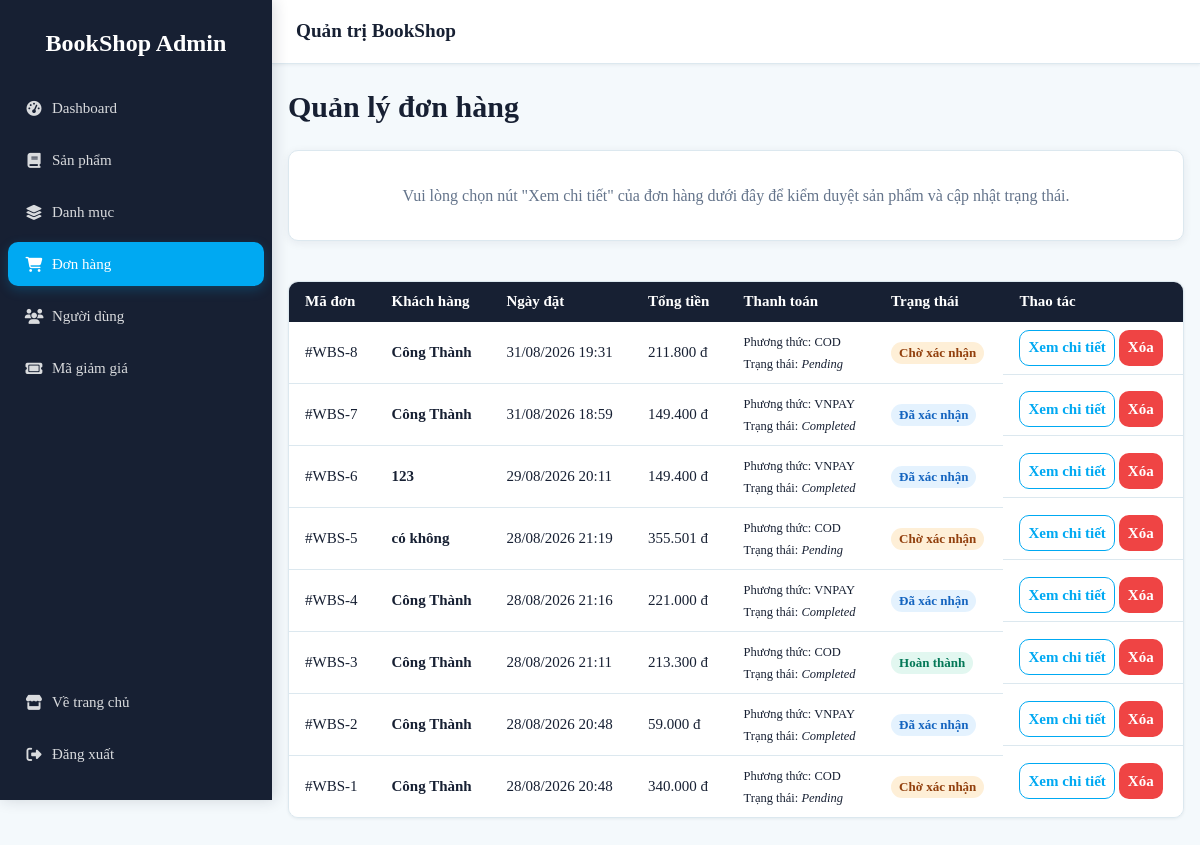
/admin/orders.php (signed in), run on an earlier commit of the app's database.
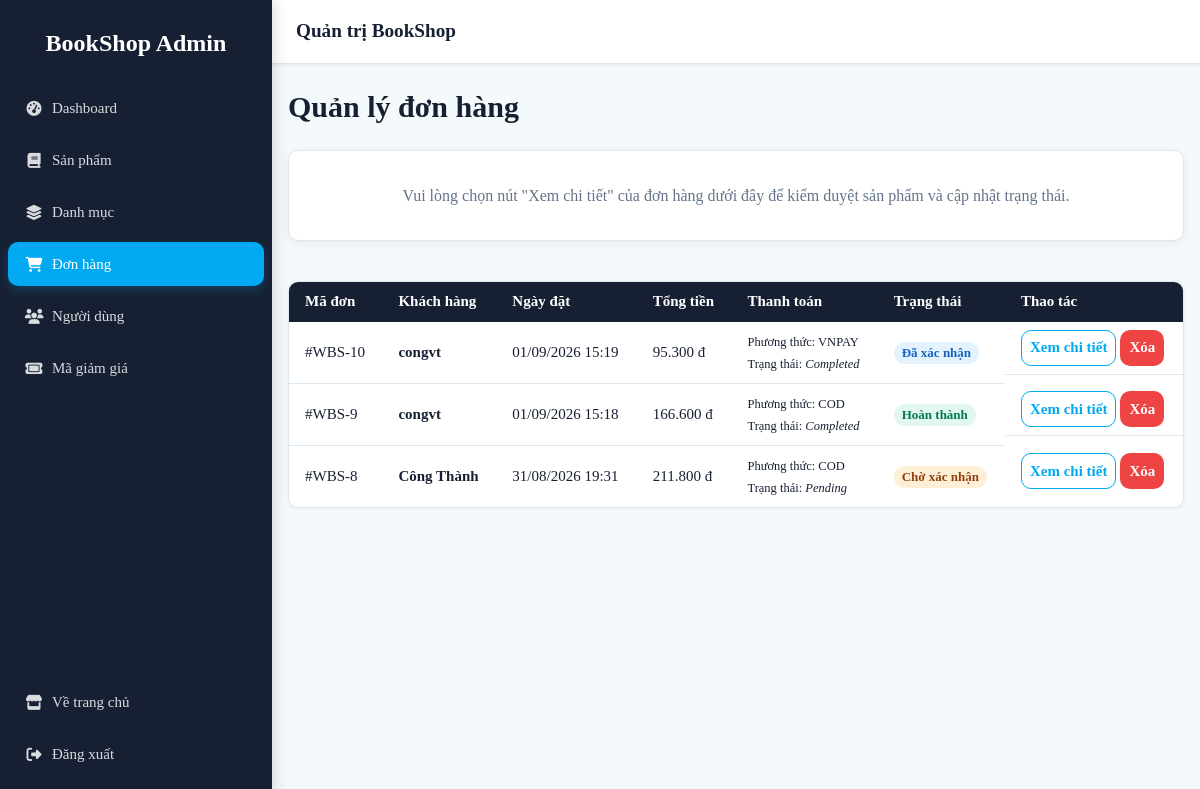
And on a later commit of the database.
### tables this page shows
CREATE TABLE `order` (
  `OrderID` int NOT NULL AUTO_INCREMENT,
  `CustomerID` int DEFAULT NULL,
  `EmployeeID` int DEFAULT NULL,
  `VoucherID` int DEFAULT NULL,
  `OrderDate` datetime DEFAULT CURRENT_TIMESTAMP,
  `ShippingAddress` text NOT NULL,
  `OrderStatus` enum('Pending','Processing','Shipped','Delivered','Cancelled') DEFAULT 'Pending',
  `TotalAmount` decimal(15,2) NOT NULL,
  `Note` text,
  PRIMARY KEY (`OrderID`),
  KEY `fk_order_user` (`CustomerID`),
  KEY `fk_order_voucher` (`VoucherID`),
  KEY `fk_order_employee` (`EmployeeID`),
  CONSTRAINT `fk_order_employee` FOREIGN KEY (`EmployeeID`) REFERENCES `user` (`CustomerID`) ON DELETE SET NULL,
  CONSTRAINT `fk_order_user` FOREIGN KEY (`CustomerID`) REFERENCES `user` (`CustomerID`) ON DELETE CASCADE,
  CONSTRAINT `fk_order_voucher` FOREIGN KEY (`VoucherID`) REFERENCES `voucher` (`VoucherID`) ON DELETE SET NULL
);

CREATE TABLE `user` (
  `CustomerID` int NOT NULL AUTO_INCREMENT,
  `RoleID` int DEFAULT NULL,
  `LastName` varchar(50) NOT NULL,
  `FirstName` varchar(50) NOT NULL,
  `Email` varchar(100) NOT NULL,
  `Password` varchar(255) NOT NULL,
  `Phone` varchar(20) DEFAULT NULL,
  `Address` text,
  `CreatedDate` datetime DEFAULT CURRENT_TIMESTAMP,
  `username` varchar(100) DEFAULT NULL,
  `ResetToken` varchar(10) DEFAULT NULL,
  `ResetTokenExpires` datetime DEFAULT NULL,
  PRIMARY KEY (`CustomerID`),
  UNIQUE KEY `Email` (`Email`),
  KEY `fk_user_role` (`RoleID`),
  CONSTRAINT `fk_user_role` FOREIGN KEY (`RoleID`) REFERENCES `role` (`RoleID`) ON DELETE SET NULL
);

CREATE TABLE `payment` (
  `PaymentID` int NOT NULL AUTO_INCREMENT,
  `OrderID` int DEFAULT NULL,
  `PaymentMethod` varchar(50) NOT NULL,
  `PaymentStatus` enum('Pending','Completed','Failed','Refunded') DEFAULT 'Pending',
  `PaymentDate` datetime DEFAULT NULL,
  PRIMARY KEY (`PaymentID`),
  KEY `fk_payment_order` (`OrderID`),
  CONSTRAINT `fk_payment_order` FOREIGN KEY (`OrderID`) REFERENCES `order` (`OrderID`) ON DELETE CASCADE
);

### admin/orders.php (the view, shortened to what the changed rows need)
<?php
require_once 'data.php';
require_once 'partials.php';
$statusMapping = [
  'Pending' => 'Chờ xác nhận',
  'Processing' => 'Đã xác nhận',
  'Shipped' => 'Đang giao',
  'Delivered' => 'Hoàn thành',
  'Cancelled' => 'Đã hủy'
];
$orders = [];
$res = $conn->query("
  SELECT o.OrderID, o.CustomerID, o.OrderDate, o.ShippingAddress, o.OrderStatus, o.TotalAmount,
         u.LastName, u.FirstName, p.PaymentMethod, p.PaymentStatus, d.DeliveryStatus
  FROM `order` o
  LEFT JOIN user u ON o.CustomerID = u.CustomerID
  LEFT JOIN payment p ON o.OrderID = p.OrderID
  LEFT JOIN delivery d ON o.OrderID = d.OrderID
  ORDER BY o.OrderID DESC
");
if ($res) {
  while ($row = $res->fetch_assoc()) {
    $orders[] = $row;
  }
}
?>
<!DOCTYPE html>
<html lang="vi">
<head>
  <title>Quản lý đơn hàng</title><?= adminCssLinks() ?>
</head>
<body>
  <div class="app-layout">
    <main class="page-content">
      <header class="page-header">
        <div>
          <h1>Quản lý đơn hàng</h1>
        </div>
      </header>
      <div class="table-wrapper">
        <table class="table">
          <thead>
            <tr>
              <th>Mã đơn</th>
              <th>Khách hàng</th>
              <th>Ngày đặt</th>
              <th>Tổng tiền</th>
              <th>Thanh toán</th>
              <th>Trạng thái</th>
              <th>Thao tác</th>
            </tr>
          </thead>
          <tbody>
            <?php foreach ($orders as $order):
              $customerName = $order['CustomerID']
                ? trim($order['LastName'] . ' ' . $order['FirstName'])
                : getCustomerNameFromAddress($order['ShippingAddress']);
              $vnStatus = $statusMapping[$order['OrderStatus']] ?? $order['OrderStatus'];
            ?>
              <tr>
                <td>#WBS-<?= h($order['OrderID']) ?></td>
                <td><strong><?= h($customerName) ?></strong></td>
                <td><?= date('d/m/Y H:i', strtotime($order['OrderDate'])) ?></td>
                <td><?= number_format($order['TotalAmount'], 0, ',', '.') ?> đ</td>
                <td>
                  <small>
                    Phương thức: <?= h($order['PaymentMethod'] ?? 'N/A') ?><br>
                    Trạng thái: <em><?= h($order['PaymentStatus'] ?? 'Pending') ?></em>
                  </small>
                </td>
                <td><span class="badge <?= badgeClass($vnStatus) ?>"><?= h($vnStatus) ?></span></td>
                <td class="table__actions">
                  <a class="btn btn--sm btn--outline" href="orders.php?edit=<?= h($order['OrderID']) ?>">Xem chi tiết</a>
                  <form method="post" onsubmit="return confirm('Bạn có chắc chắn muốn xóa đơn hàng này?')" style="display:inline">
                    <button class="btn btn--sm btn--danger" type="submit">Xóa</button>
                  </form>
                </td>
              </tr>
            <?php endforeach; ?>
          </tbody>
        </table>
      </div>
    </main>
  </div>
  </div>
</body>
</html>

What changed in the data, as far as the page shows it:
removed order: OrderID "7", CustomerID.FirstName "Công Thành", OrderDate "31/08/2026 18:59", TotalAmount "149.400", payment.PaymentMethod "VNPAY", payment.PaymentStatus "Completed", OrderStatus "Đã xác nhận"
removed order: OrderID "6", CustomerID.FirstName "123", OrderDate "29/08/2026 20:11", TotalAmount "149.400", payment.PaymentMethod "VNPAY", payment.PaymentStatus "Completed", OrderStatus "Đã xác nhận"
removed order: OrderID "5", CustomerID.FirstName "có không", OrderDate "28/08/2026 21:19", TotalAmount "355.501", payment.PaymentMethod "COD", payment.PaymentStatus "Pending", OrderStatus "Chờ xác nhận"
removed order: OrderID "4", CustomerID.FirstName "Công Thành", OrderDate "28/08/2026 21:16", TotalAmount "221.000", payment.PaymentMethod "VNPAY", payment.PaymentStatus "Completed", OrderStatus "Đã xác nhận"
removed order: OrderID "3", CustomerID.FirstName "Công Thành", OrderDate "28/08/2026 21:11", TotalAmount "213.300", payment.PaymentMethod "COD", payment.PaymentStatus "Completed", OrderStatus "Hoàn thành"
removed order: OrderID "2", CustomerID.FirstName "Công Thành", OrderDate "28/08/2026 20:48", TotalAmount "59.000", payment.PaymentMethod "VNPAY", payment.PaymentStatus "Completed", OrderStatus "Đã xác nhận"
removed order: OrderID "1", CustomerID.FirstName "Công Thành", OrderDate "28/08/2026 20:48", TotalAmount "340.000", payment.PaymentMethod "COD", payment.PaymentStatus "Pending", OrderStatus "Chờ xác nhận"
added order: OrderID "10", CustomerID.FirstName "congvt", OrderDate "01/09/2026 15:19", TotalAmount "95.300", payment.PaymentMethod "VNPAY", payment.PaymentStatus "Completed", OrderStatus "Đã xác nhận"
added order: OrderID "9", CustomerID.FirstName "congvt", OrderDate "01/09/2026 15:18", TotalAmount "166.600", payment.PaymentMethod "COD", payment.PaymentStatus "Completed", OrderStatus "Hoàn thành"
